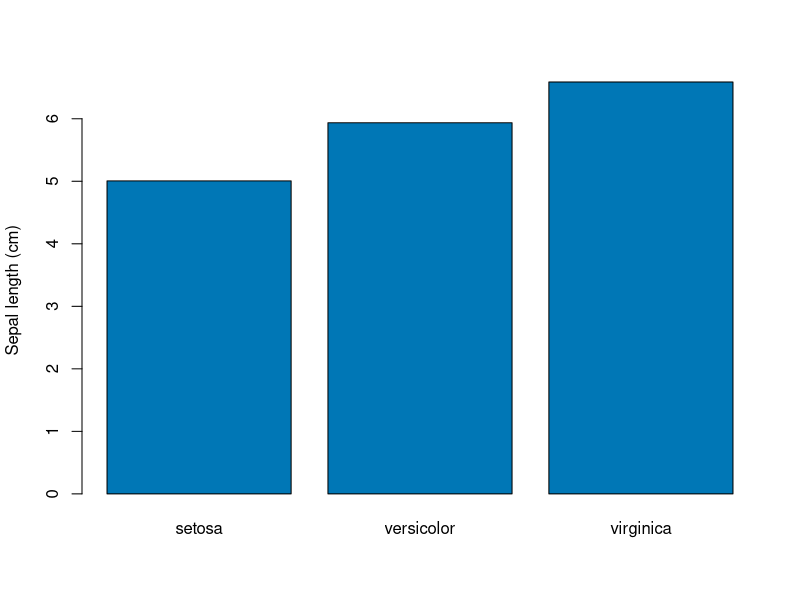

Source code (R):
## ---- chunk 1
# A tiny built-in dataset: average measurements of three iris species.
species_means <- aggregate(
  Sepal.Length ~ Species,
  data = iris,
  FUN  = mean
)

species_means
## ---- chunk 2
#| label: fig-sepal
#| fig-cap: "Mean sepal length by species."
barplot(
  height    = species_means$Sepal.Length,
  names.arg = species_means$Species,
  col       = "#0077B6",
  ylab      = "Sepal length (cm)"
)
